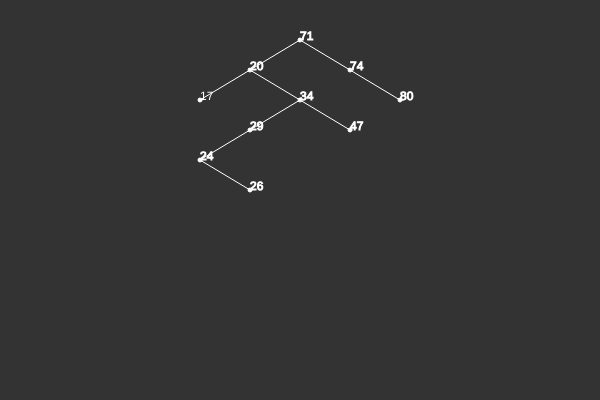
Frame 1 (no input)
Frame 60 (no input): identical to frame 1, image omitted
Frame 120 (the mouse pressed at the canvas centre since frame 60): identical to frame 1, image omitted

The p5.js sketch that drew this single still picture (run headless with seeded random() and noise() and a simulated clock; from frame 60 on, the mouse is pressed at the canvas centre):

// p5.js sketch
// ── sketch.js
var tree;
function setup() {
  createCanvas(600,400);
  background(51);
  tree=new Tree();
  for(var i=0;i<10;i++)
  {
    tree.addValue(floor(random(0,100)));
  }
  console.log(tree);
  tree.traverse();
  //tree.search(floor(random(0,10)));
}

function draw() {

}



// ── node.js
class Node
{
  constructor(val,x,y)
  {
    this.left=null;
    this.right=null;
    this.value=val;
    this.x=x;
    this.y=y;
  }
  addNode(n)
  {
    if(n.value<this.value)
    {
      if(this.left==null)
      {
        this.left=n;
        this.left.x=this.x-50;
        this.left.y=this.y+30;
      }
      else
        this.left.addNode(n);
    }
    else if(n.value>this.value)
    {
      if(this.right==null)
      {
        this.right=n;
        this.right.x=this.x+50;
        this.right.y=this.y+30;
      }
      else
        this.right.addNode(n);
    }
  }
  visit(parent)
  {
    if(this.left!=null) 
      this.left.visit(this);
    console.log(this.value);
    fill(255);
    textAlign(LEFT);
    text(this.value,this.x,this.y);
    stroke(255);
    line(this.x,this.y,parent.x,parent.y);
    //noFill();
    ellipse(this.x,this.y,4,4);
    if(this.right!=null) 
      this.right.visit(this);
  }
  search(val)
  {
    if(this.value==val)
      return this;
    else if(val<this.value&&this.left!=null)
      return this.left.search(val);
    else if(val>this.value&&this.right!=null)
      return this.right.search(val);
    return null;
  }
}
// ── tree.js
class Tree
{
  constructor()
  {
    this.root=null;
  }
  addValue(n)
  {
    var node=new Node(n);
    if(this.root==null)
    {
      this.root=node;
      this.root.x=width/2;
      this.root.y=height/10;
    }
    else
      this.root.addNode(node);
  }
  traverse()
  {
    this.root.visit(this.root);
  }
  search(val)
  {
    console.log(this.root.search(val));
  }
}
